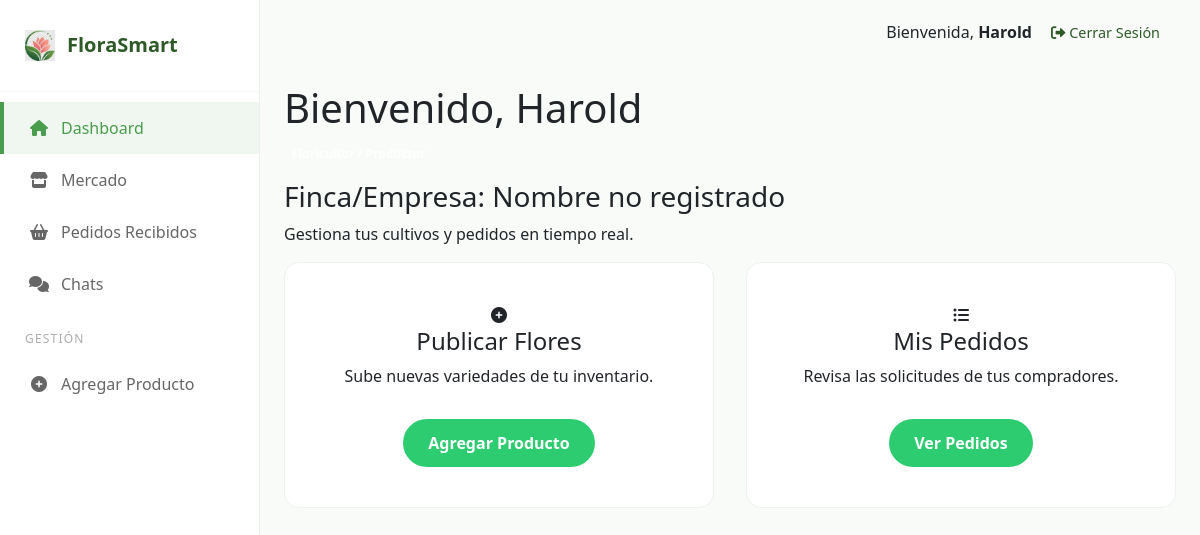
Before: /home/ (signed in) with the older database file.
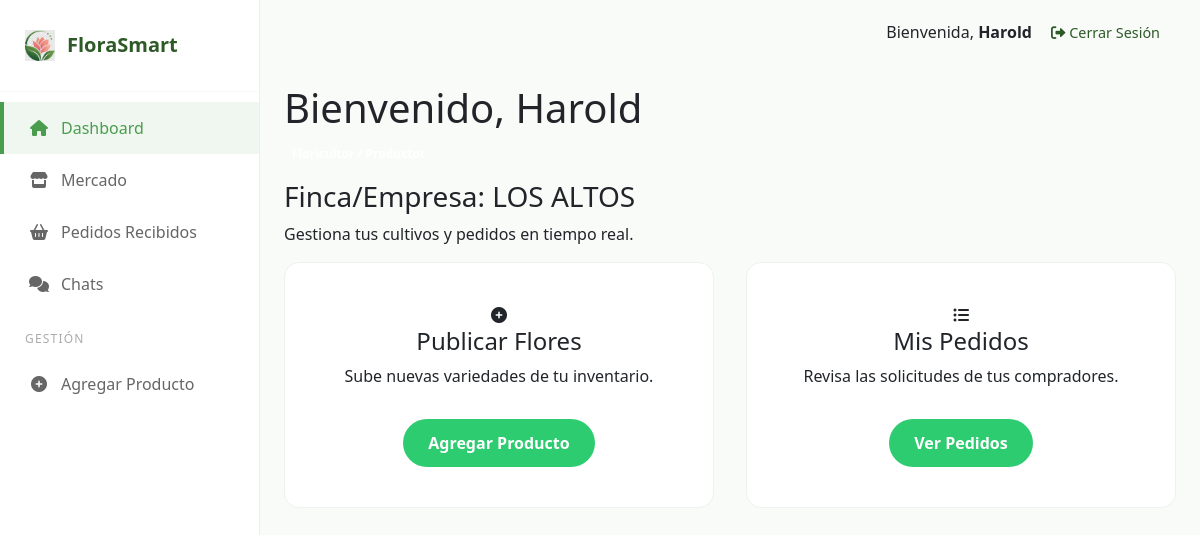
After: the same page with the newer database file.
### usuarios/models.py (models this page shows, shortened)
class Usuario(AbstractUser):
    ROLES = (
        ('floricultor', 'Floricultor / Productor'),
        ('comprador_b2b', 'Comprador Mayorista (B2B)'),
        ('comprador_b2c', 'Cliente Final (B2C)'),
    )
    email = models.EmailField(unique=True)
    rol = models.CharField(max_length=20, choices=ROLES, default='comprador_b2c')
    nombre_empresa_o_finca = models.CharField(max_length=100, blank=True, null=True)
    groups = models.ManyToManyField(
        Group,
        related_name="usuario_set",
        blank=True,
    )
    user_permissions = models.ManyToManyField(
        Permission,
        related_name="usuario_permissions_set",
        blank=True,
    )

### usuarios/views.py (the view)
# urls.py: path('home/', views.home_view, name='home'),
def home_view(request):
    if not request.user.is_authenticated:
        return redirect('login')
    contexto = {}
    if request.user.rol == 'floricultor':
        contexto['mis_productos'] = Producto.objects.filter(floricultor=request.user)
    else:
        contexto['productos_recientes'] = Producto.objects.all().order_by('-fecha_publicacion')[:4]
    return render(request, 'home.html', contexto)

### templates/home.html (shortened to what this page needs)
{% extends 'base.html' %}
{% load static %}
{% block content %}
<div class="home-market-wrapper">
    <div class="container">
        <header class="home-header">
            <h1>Bienvenido, {{ user.username }}</h1>
            <p class="badge">{{ user.get_rol_display }}</p>
        </header>
        {% if user.rol == 'floricultor' %}
            <section class="dashboard-section">
                <div class="info-card">
                    <h3>Finca/Empresa: {{ user.nombre_empresa_o_finca|default:"Nombre no registrado" }}</h3>
                    <p>Gestiona tus cultivos y pedidos en tiempo real.</p>
                </div>
                <div class="action-grid">
                    <div class="action-card">
                        <i class="fas fa-plus-circle"></i>
                        <h4>Publicar Flores</h4>
                        <p>Sube nuevas variedades de tu inventario.</p>
                        <a href="{% url 'agregar_producto' %}" class="btn-action">Agregar Producto</a>
                    </div>
                    <div class="action-card">
                        <i class="fas fa-list-ul"></i>
                        <h4>Mis Pedidos</h4>
                        <p>Revisa las solicitudes de tus compradores.</p>
                        <a href="#" class="btn-action">Ver Pedidos</a>
                    </div>
                </div>
            </section>
        {% endif %}
    </div>
</div>
{% endblock %}

### templates/base.html (shortened to what this page needs)
{% load static %}
<!DOCTYPE html>
<html lang="es">
<head>
    <link rel="stylesheet" href="{% static 'css/style.css' %}">
    <link href="https://cdn.jsdelivr.net/npm/bootstrap@5.3.0/dist/css/bootstrap.min.css" rel="stylesheet">
    <link rel="stylesheet" href="https://cdnjs.cloudflare.com/ajax/libs/font-awesome/6.0.0/css/all.min.css">
</head>
<body>
    <div class="market-layout">
        <aside class="market-sidebar">
            <div class="sidebar-brand">
                <img src="{% static 'images/logo.png' %}" alt="Logo FloraSmart" class="sidebar-logo">
                <a href="{% url 'home' %}" class="sidebar-brand-name">FloraSmart</a>
            </div>
            <nav class="nav-menu">
                <a href="{% url 'home' %}" class="sidebar-link active">
                    <i class="fas fa-home"></i>
                    <span>Dashboard</span>
                </a>
                <a href="{% url 'mercado' %}" class="sidebar-link">
                    <i class="fas fa-store"></i>
                    <span>Mercado</span>
                </a>
                <a href="{% url 'mis_pedidos' %}" class="sidebar-link">
                    <i class="fas fa-shopping-basket"></i>
                    <span>{% if user.rol == 'floricultor' %}Pedidos Recibidos{% else %}Mis Pedidos{% endif %}</span>
                </a>
                <a href="{% url 'lista_chats' %}" class="sidebar-link">
                    <i class="fas fa-comments"></i>
                    <span>Chats</span>
                </a>
                {% if user.rol == 'floricultor' %}
                    <div class="sidebar-section-title">Gestión</div>
                    <a href="{% url 'agregar_producto' %}" class="sidebar-link">
                        <i class="fas fa-plus-circle"></i>
                        <span>Agregar Producto</span>
                    </a>
                {% endif %}
            </nav>
        </aside>
        <main class="main-content">
            <header class="top-user-bar">
                <div class="user-info">
                    {% if user.is_authenticated %}
                        <span>Bienvenida, <strong>{{ user.username }}</strong></span>
                        <a href="{% url 'logout' %}" class="logout-link" style="margin-left: 15px; color: #2d5a27; text-decoration: none; font-size: 0.9rem;">
                            <i class="fas fa-sign-out-alt"></i> Cerrar Sesión
                        </a>
                    {% endif %}
                </div>
            </header>
            <section class="container-fluid">
                {% block content %}
                {% endblock %}
            </section>
        </main>
    </div>
</body>
</html>

Changed rows visible on the page:
changed Usuario "Harold": nombre_empresa_o_finca "Nombre no registrado" → "LOS ALTOS"
